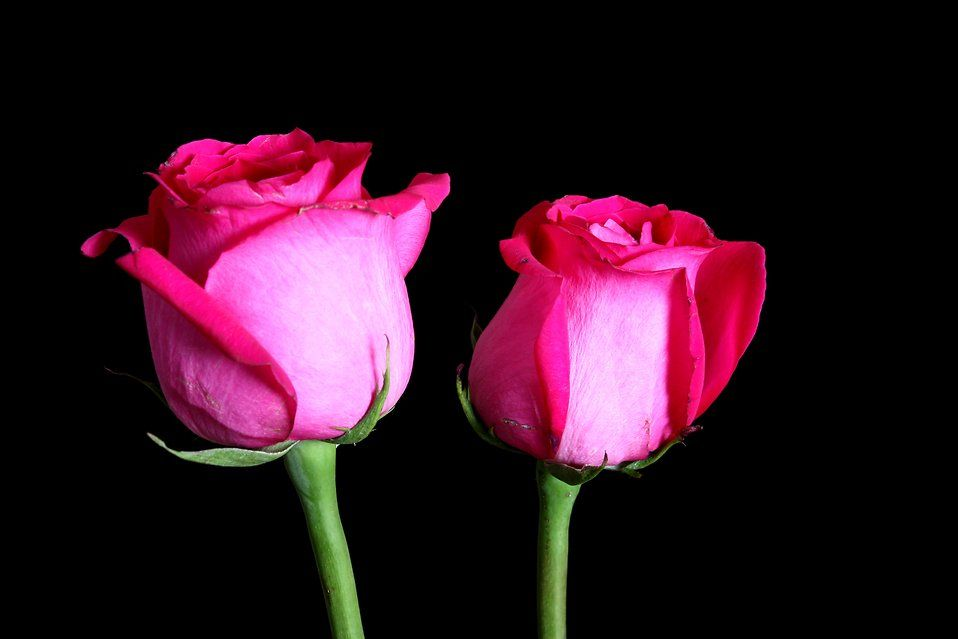
#> input picture roses.jpg, 958 x 639 px
$ jupyter execute crop_and_swap-final.ipynb
#> lines starting #> are read from the running program, lines starting #| are printed output that depends on the picture
[cell 1]
import cv2

[cell 2]
image1=cv2.imread('roses.jpg')
#> image1 is the input picture: shape (639, 958, 3); mean B, G, R 34.1, 19.7, 49.8
image2=cv2.imread('lilies.jpg')
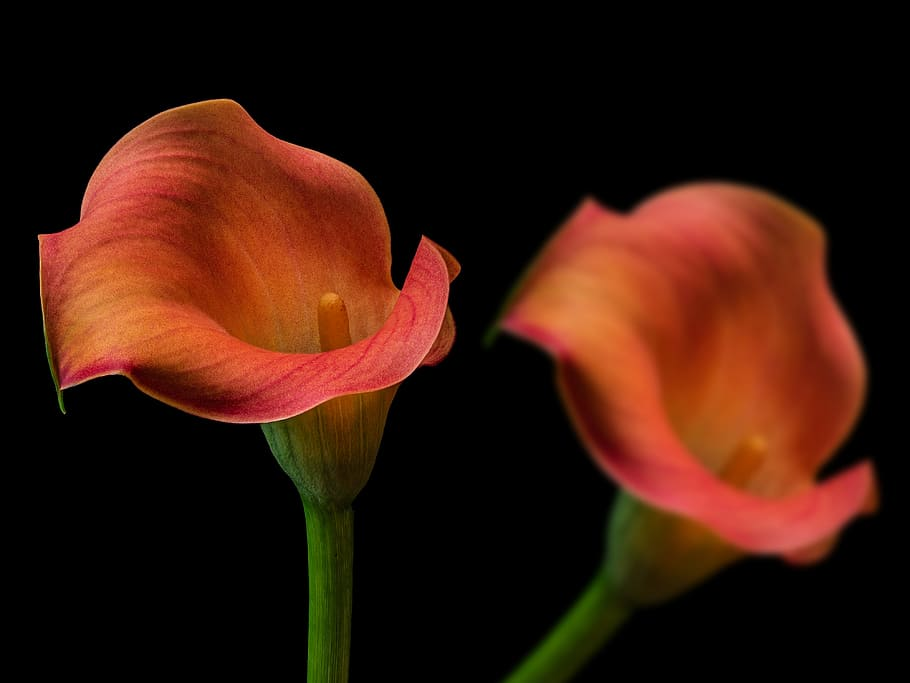
#> input picture lilies.jpg, 910 x 683 px
#> image2 is the input picture: shape (683, 910, 3); mean B, G, R 11.6, 24, 56.4

[cell 3]
image1.shape
#> Out = (639, 958, 3)

[cell 4]
image2.shape
#> Out = (683, 910, 3)

[cell 5]
cv2.imshow('roses', image1)
cv2.waitKey()
cv2.destroyAllWindows()

[cell 6]
cv2.imshow('lilies', image2)
cv2.waitKey()
cv2.destroyAllWindows()

[cell 7]
#cropping one rose
bx1=50
by1=10
bx2=639
by2=460
rose_crop=image1[bx1:bx2,by1:by2]
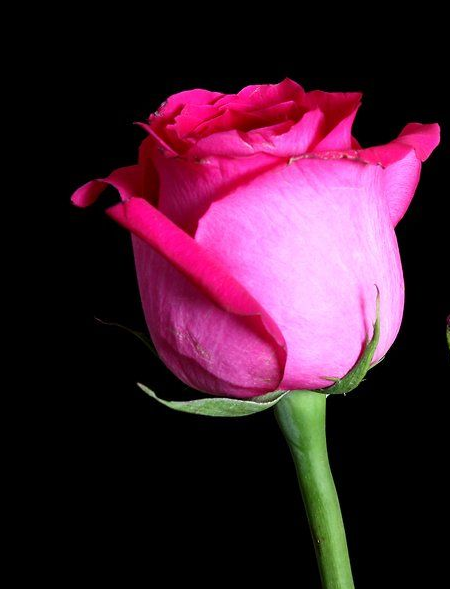
#> rose_crop: shape (589, 450, 3); mean B, G, R 48.4, 29.3, 65.3

[cell 8]
cv2.imshow('cropped rose', rose_crop)
cv2.waitKey()
cv2.destroyAllWindows()

[cell 9]
# cropping one lily
px1=50
px2=639
py1=10
py2=460
lily_crop = image2[px1:px2,py1:py2]
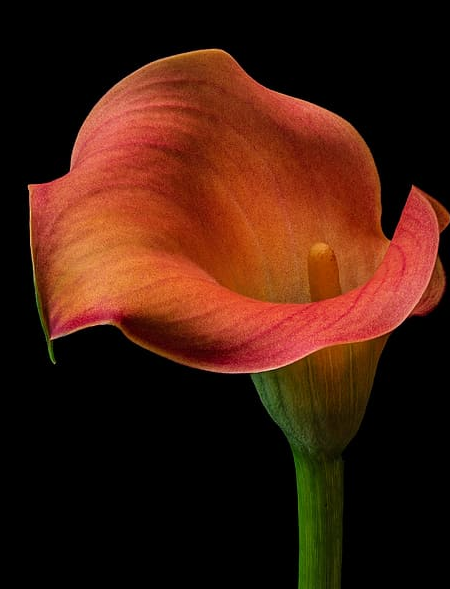
#> lily_crop: shape (589, 450, 3); mean B, G, R 13.8, 28.1, 66.1

[cell 10]
cv2.imshow("lily cropped", lily_crop)
cv2.waitKey()
cv2.destroyAllWindows()

[cell 11]
#swapping rose with lily
image2=cv2.imread('lilies.jpg')
image2[bx1:bx2,by1:by2]=rose_crop
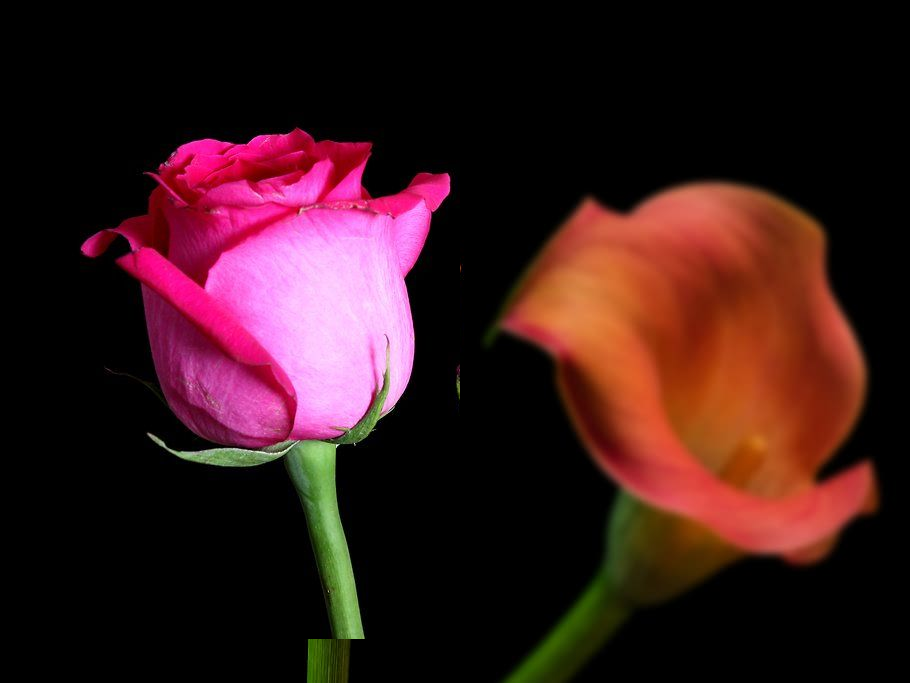
#> image2: shape (683, 910, 3); mean B, G, R 26.4, 24.5, 56

[cell 12]
cv2.imshow("rose with lily", image2)
cv2.waitKey()
cv2.destroyAllWindows()

[cell 13]
#swapping lily with rose
image1 = cv2.imread('roses.jpg')
image1[bx1:bx2,by1:by2]=lily_crop
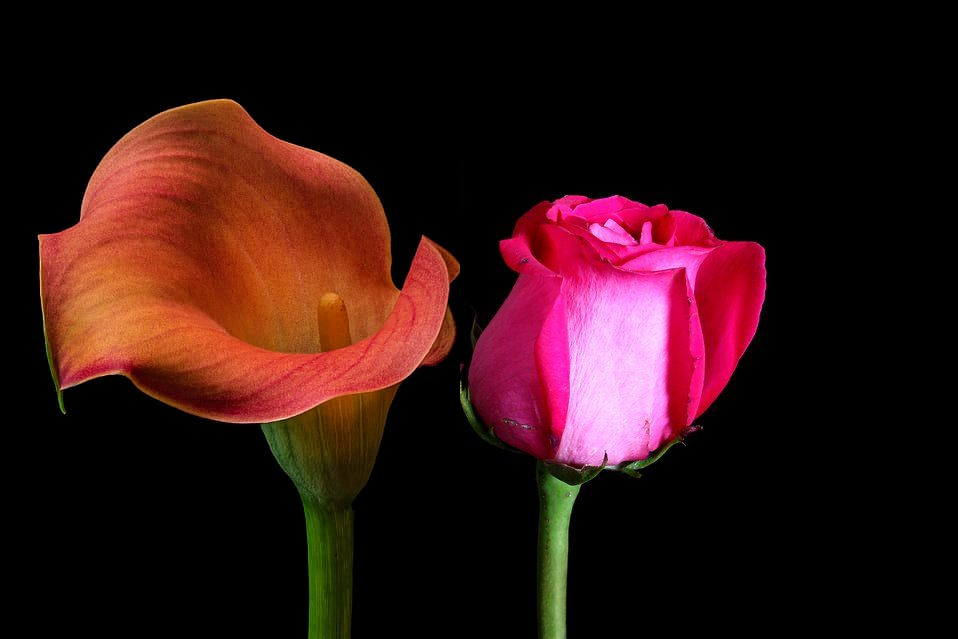
#> image1: shape (639, 958, 3); mean B, G, R 19.1, 19.2, 50.1
